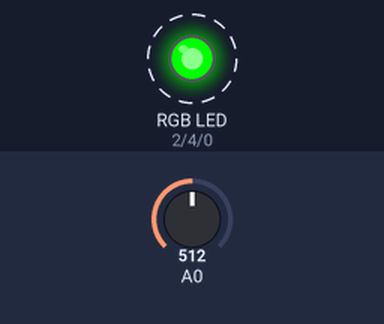
A sketch run on a simulated Arduino Uno, built with avr-gcc and run on an emulated ATmega328P. Shown: an RGB LED mixed from three pins (HIGH = lit). Dashed ring = blinking. The test bench sets the inputs (shaded band); at power-on: A0 = 512.

Above: at 0.2 s.
Timing chart, 0 to 3.0 s (numbered marks = the images above):
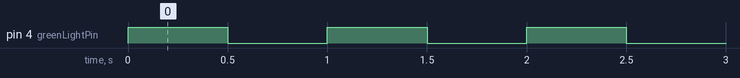

Measured:
- by itself, pin 4 (greenLightPin): alternates HIGH for 0.50 s and LOW for 0.50 s

The sketch:

soap_dispenser_timer.ino
```cpp
#include <millisDelay.h>
int redLightPin = 2;
int greenLightPin = 4;
int blueLightPin = 0;
int virbationSensor;
millisDelay scrubDelay;
millisDelay washDelay;
millisDelay finishedCycleDelay;
int scrubDuration = 21000; // adding extra second for padding
int washDuration = 21000; // adding extra second for padding
int finishedCycleDuration = 6000; // adding extra second for padding

void setup() {
  pinMode(redLightPin, OUTPUT);
  pinMode(greenLightPin, OUTPUT);
  pinMode(blueLightPin, OUTPUT);
  setDefaultColor();
}

void loop() {
  virbationSensor = analogRead(A0);

  // started scrubbing, virbration sensor was triggered
  if (virbationSensor < 1022){
    scrubDelay.start(scrubDuration);
    if(scrubDelay.isRunning()){
      scrubDelay.restart();
    }
  }

  // color to indicate should be scrubbing
  if(scrubDelay.isRunning()){
    setColorByRGB(0,255,0);
    delay(500);
    setColorByRGB(0,0,0);
    delay(500);
  }

  // finished scrubbing and started washing
  if (scrubDelay.justFinished()) {
    setColorByRGB(0,255,0);
    washDelay.start(washDuration);
  }

  // color to indicate should be washing
  if(washDelay.isRunning()){
    setColorByRGB(0,255,0);
  }

  // finished washing
  if (washDelay.justFinished()) {
    finishedCycleDelay.start(finishedCycleDuration);
  }

  // color to indicate finish hand washing process cycle
  if(finishedCycleDelay.isRunning()){
    setColorByRGB(255,0,0);
  }

  // finish hand washing process cycle
  if (finishedCycleDelay.justFinished()) {
    setDefaultColor();
  }
}

void setColorByRGB(int redLightValue, int greenLightValue, int blueLightValue) {
  digitalWrite(redLightPin, redLightValue);
  digitalWrite(greenLightPin, greenLightValue);
  digitalWrite(blueLightPin, blueLightValue);
}

void setDefaultColor(){
  setColorByRGB(0, 0, 0);
}
```
